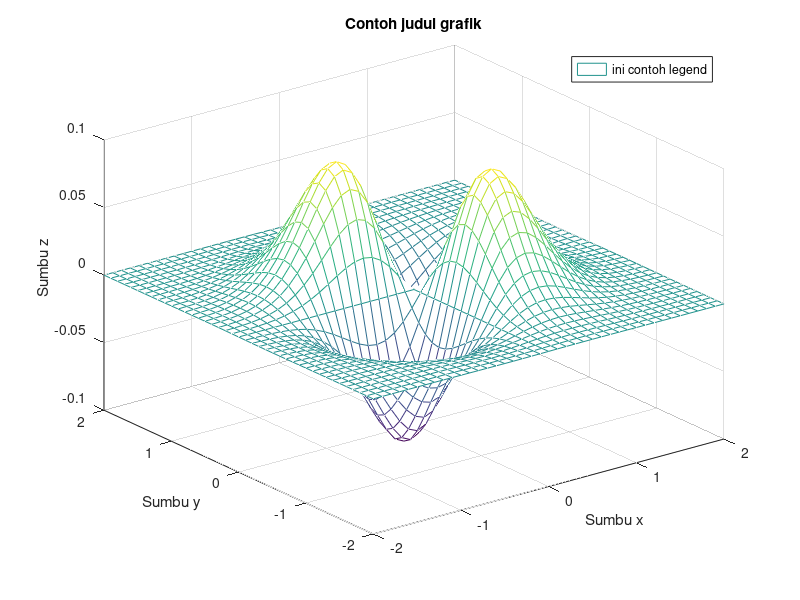

This figure's MATLAB source:
clear; close all;
x=-2:0.1:2;
y=-2:0.1:2;
[X,Y]=meshgrid(x,y);
f=-X.*Y.*exp(-2*(X.^2+Y.^2));
mesh(X,Y,f);
xlabel('Sumbu x');
ylabel('Sumbu y');
zlabel('Sumbu z');
title('Contoh judul grafik');
legend('ini contoh legend') 
